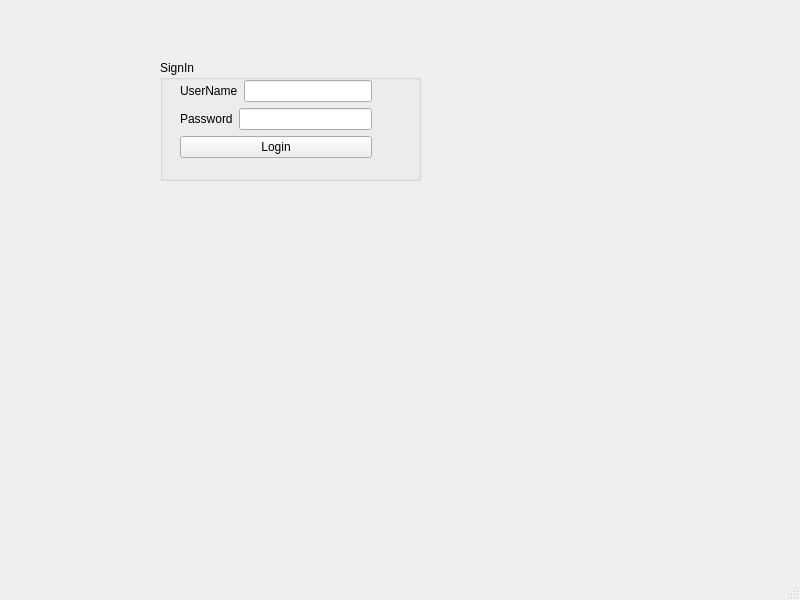
<?xml version="1.0" encoding="UTF-8"?>
<ui version="4.0">
 <class>MainWindow</class>
 <widget class="QMainWindow" name="MainWindow">
  <property name="enabled">
   <bool>true</bool>
  </property>
  <property name="geometry">
   <rect>
    <x>0</x>
    <y>0</y>
    <width>800</width>
    <height>600</height>
   </rect>
  </property>
  <property name="minimumSize">
   <size>
    <width>800</width>
    <height>600</height>
   </size>
  </property>
  <property name="windowTitle">
   <string>MainWindow</string>
  </property>
  <property name="styleSheet">
   <string notr="true">background-image: url(:/resources/img/blue.png);</string>
  </property>
  <widget class="QWidget" name="centralwidget">
   <widget class="QGroupBox" name="groupBox">
    <property name="geometry">
     <rect>
      <x>160</x>
      <y>60</y>
      <width>261</width>
      <height>121</height>
     </rect>
    </property>
    <property name="title">
     <string>SignIn</string>
    </property>
    <widget class="QWidget" name="layoutWidget">
     <property name="geometry">
      <rect>
       <x>20</x>
       <y>20</y>
       <width>192</width>
       <height>81</height>
      </rect>
     </property>
     <layout class="QVBoxLayout" name="verticalLayout">
      <item>
       <layout class="QHBoxLayout" name="horizontalLayout">
        <item>
         <widget class="QLabel" name="label">
          <property name="text">
           <string>UserName</string>
          </property>
          <property name="buddy">
           <cstring>lineEdit</cstring>
          </property>
         </widget>
        </item>
        <item>
         <widget class="QLineEdit" name="lineEdit"/>
        </item>
       </layout>
      </item>
      <item>
       <layout class="QHBoxLayout" name="horizontalLayout_2">
        <item>
         <widget class="QLabel" name="label_2">
          <property name="text">
           <string>Password</string>
          </property>
          <property name="buddy">
           <cstring>lineEdit_2</cstring>
          </property>
         </widget>
        </item>
        <item>
         <widget class="QLineEdit" name="lineEdit_2">
          <property name="echoMode">
           <enum>QLineEdit::Password</enum>
          </property>
         </widget>
        </item>
       </layout>
      </item>
      <item>
       <widget class="QPushButton" name="pushButton">
        <property name="text">
         <string>Login</string>
        </property>
       </widget>
      </item>
     </layout>
    </widget>
   </widget>
   <widget class="QLabel" name="label_pic">
    <property name="geometry">
     <rect>
      <x>70</x>
      <y>80</y>
      <width>91</width>
      <height>71</height>
     </rect>
    </property>
    <property name="text">
     <string/>
    </property>
   </widget>
  </widget>
  <widget class="QMenuBar" name="menubar">
   <property name="geometry">
    <rect>
     <x>0</x>
     <y>0</y>
     <width>800</width>
     <height>21</height>
    </rect>
   </property>
  </widget>
  <widget class="QStatusBar" name="statusbar"/>
 </widget>
 <resources/>
 <connections/>
</ui>
